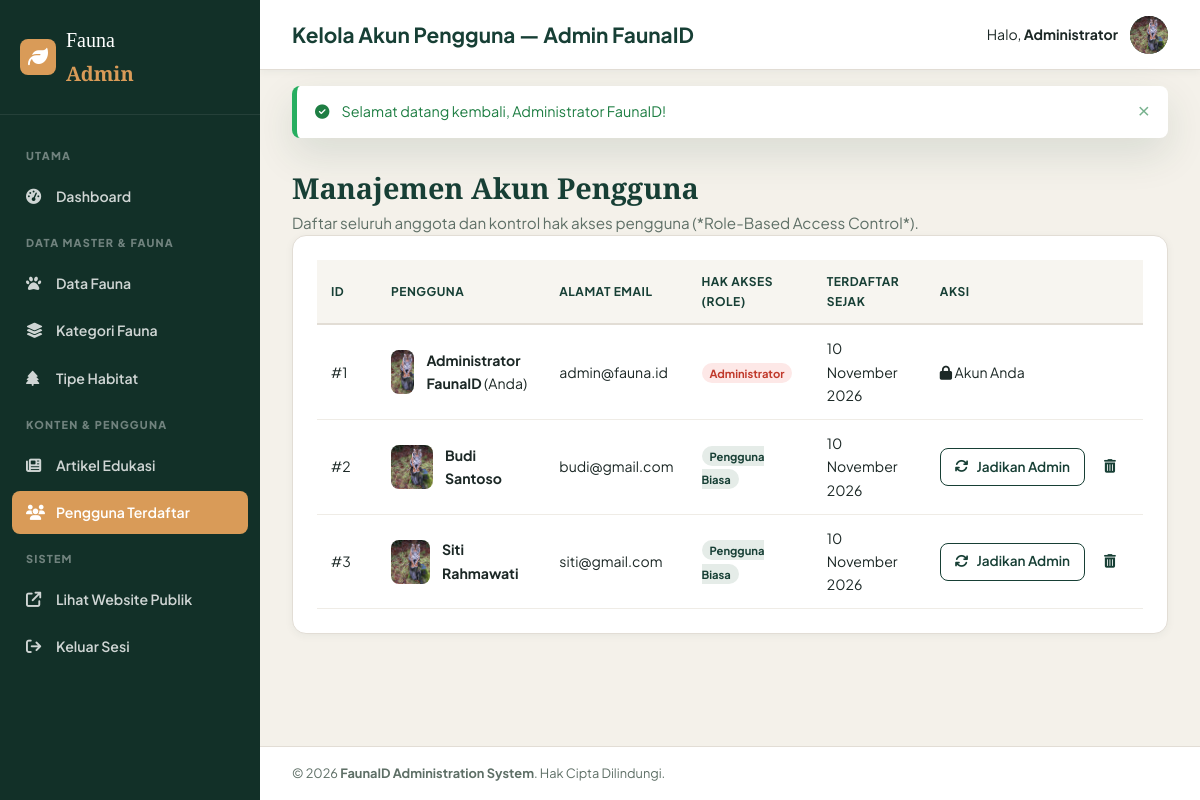
Page /admin/users (signed in) on the committed database.
### tables this page shows
CREATE TABLE `users` (
  `id` INT AUTO_INCREMENT PRIMARY KEY,
  `nama` VARCHAR(100) NOT NULL,
  `email` VARCHAR(100) NOT NULL UNIQUE,
  `password` VARCHAR(255) NOT NULL,
  `role` ENUM('admin', 'user') NOT NULL DEFAULT 'user',
  `foto_profil` VARCHAR(255) NULL,
  `created_at` TIMESTAMP DEFAULT CURRENT_TIMESTAMP,
  `updated_at` TIMESTAMP DEFAULT CURRENT_TIMESTAMP ON UPDATE CURRENT_TIMESTAMP
);

### app/core/Controller.php (called while the page is built, shortened)
<?php
class Controller {
    protected function view(string $view, array $data = []): void {
        extract($data);
        $viewPath = APP_PATH . '/views/' . str_replace('.', '/', $view) . '.php';
        require_once $viewPath;
    }
    protected function model(string $model): Model {
        $modelPath = APP_PATH . '/models/' . $model . '.php';
        return new $model();
    }
}

### app/controllers/AdminController.php (called while the page is built, shortened)
<?php
require_once APP_PATH . '/core/Controller.php';
class AdminController extends Controller {
    public function users(): void {
        $userModel = $this->model('UserModel');
        $data = [
            'title' => 'Kelola Akun Pengguna — Admin FaunaID',
            'users' => $userModel->getAll()
        ];
        $this->view('admin.users.index', $data);
    }
}

### public/index.php (called while the page is built, shortened)
<?php
require_once dirname(__DIR__) . '/app/config/Database.php';
require_once dirname(__DIR__) . '/app/core/Helper.php';
$app = new App();

### app/core/Helper.php (called while the page is built, shortened)
<?php
if (!function_exists('url')) {
    function url(string $path = ''): string {
        $path = ltrim($path, '/');
        return empty($path) ? BASE_URL : BASE_URL . '/' . $path;
    }
}
if (!function_exists('asset')) {
    function asset(string $path): string {
        return BASE_URL . '/assets/' . ltrim($path, '/');
    }
}
if (!function_exists('uploadUrl')) {
    function uploadUrl(?string $filename, string $fallback = 'fauna_1_tiger_sumatra_1.jpg'): string {
        $localPath = PUBLIC_PATH . DIRECTORY_SEPARATOR . 'uploads' . DIRECTORY_SEPARATOR . $filename;
        return $fallback;
    }
}
if (!function_exists('e')) {
    function e(?string $str): string {
        return htmlspecialchars((string)$str, ENT_QUOTES, 'UTF-8');
    }
}
if (!function_exists('getFlash')) {
    function getFlash(string $type): ?string {
        if (isset($_SESSION['flash'][$type])) {
            $msg = $_SESSION['flash'][$type];
            return $msg;
        }
        return null;
    }
}
if (!function_exists('hasFlash')) {
    function hasFlash(string $type): bool {
        return isset($_SESSION['flash'][$type]);
    }
}
if (!function_exists('auth')) {
    function auth(): ?array {
        return $_SESSION['user'] ?? null;
    }
}
if (!function_exists('formatDateIndo')) {
    function formatDateIndo(?string $datetime): string {
        $timestamp = strtotime($datetime);
        $bulan = [
            1 => 'Januari', 'Februari', 'Maret', 'April', 'Mei', 'Juni',
            'Juli', 'Agustus', 'September', 'Oktober', 'November', 'Desember'
        ];
        $tgl = date('j', $timestamp);
        $bln = $bulan[(int)date('n', $timestamp)];
        $thn = date('Y', $timestamp);
        return "{$tgl} {$bln} {$thn}";
    }
}

### app/core/Model.php (called while the page is built, shortened)
<?php
class Model {
    protected PDO $db;
    public function __construct() {
        $this->db = Database::getConnection();
    }
    protected function query(string $sql, array $params = []): PDOStatement {
        $stmt = $this->db->prepare($sql);
        $stmt->execute($params);
        return $stmt;
    }
    protected function fetchAll(string $sql, array $params = []): array {
        return $this->query($sql, $params)->fetchAll();
    }
}

### app/config/Database.php (called while the page is built, shortened)
<?php
class Database {
    private static ?PDO $instance = null;
    public static function getConnection(): PDO {
        $host = DB_HOST;
        $port = DB_PORT;
        $db   = DB_NAME;
        $user = DB_USER;
        $pass = DB_PASS;
        try {
            $dsn = "mysql:host={$host};port={$port};charset=utf8mb4";
            $options = [
                PDO::ATTR_ERRMODE => PDO::ERRMODE_EXCEPTION,
                PDO::ATTR_DEFAULT_FETCH_MODE => PDO::FETCH_ASSOC,
                PDO::ATTR_EMULATE_PREPARES => false,
                PDO::ATTR_TIMEOUT => 2
            ];
            $pdo = new PDO($dsn, $user, $pass, $options);
            $stmt = $pdo->query("SHOW DATABASES LIKE '{$db}'");
            $exists = $stmt->fetch();
            if (!$exists) {
                $pdo->exec("CREATE DATABASE IF NOT EXISTS `{$db}` CHARACTER SET utf8mb4 COLLATE utf8mb4_unicode_ci");
                $pdo->exec("USE `{$db}`");
                $schemaFile = ROOT_PATH . '/database/schema.sql';
                if (file_exists($schemaFile)) {
                    $sql = file_get_contents($schemaFile);
                    $pdo->exec($sql);
                }
            } else {
                $pdo->exec("USE `{$db}`");
            }
            self::$instance = $pdo;
            return self::$instance;
        } catch (PDOException $e) {
            $sqliteDir = ROOT_PATH . DIRECTORY_SEPARATOR . 'database';
            if (!is_dir($sqliteDir)) {
                mkdir($sqliteDir, 0777, true);
            }
            $sqlitePath = $sqliteDir . DIRECTORY_SEPARATOR . 'fauna_id.sqlite';
            $isNew = !file_exists($sqlitePath) || filesize($sqlitePath) === 0;
            try {
                $pdo = new PDO("sqlite:" . $sqlitePath, null, null, [
                    PDO::ATTR_ERRMODE => PDO::ERRMODE_EXCEPTION,
                    PDO::ATTR_DEFAULT_FETCH_MODE => PDO::FETCH_ASSOC
                ]);
                $pdo->exec("PRAGMA foreign_keys = ON;");
                self::$instance = $pdo;
                self::$driver = 'sqlite';
                if ($isNew) {
                    self::initSqliteDatabase($pdo);
                }
                return self::$instance;
            } catch (Exception $sqle) {
                die("Gagal menghubungkan ke Database: " . $sqle->getMessage());
            }
        }
    }
}

### app/models/UserModel.php (called while the page is built, shortened)
<?php
require_once APP_PATH . '/core/Model.php';
class UserModel extends Model {
    public function getAll(): array {
        return $this->fetchAll("SELECT id, nama, email, role, foto_profil, created_at FROM users ORDER BY created_at DESC");
    }
}

### app/views/admin/users/index.php (the view)
<?php require_once APP_PATH . '/views/layouts/admin_header.php'; ?>
<div class="admin-page-header">
    <div>
        <h1 class="admin-page-title">Manajemen Akun Pengguna</h1>
        <p class="admin-page-subtitle">Daftar seluruh anggota dan kontrol hak akses pengguna (*Role-Based Access Control*).</p>
    </div>
</div>
<div class="admin-panel-card mt-4">
    <div class="table-responsive">
        <table class="admin-table">
            <thead>
                <tr>
                    <th width="60">ID</th>
                    <th>Pengguna</th>
                    <th>Alamat Email</th>
                    <th class="text-center">Hak Akses (Role)</th>
                    <th>Terdaftar Sejak</th>
                    <th width="160" class="text-center">Aksi</th>
                </tr>
            </thead>
            <tbody>
                <?php foreach ($users as $u): ?>
                    <tr>
                        <td>#<?= $u['id'] ?></td>
                        <td>
                            <div class="table-item-flex">
                                <div class="table-avatar-mini">
                                    <?php if (!empty($u['foto_profil'])): ?>
                                        <img src="<?= uploadUrl($u['foto_profil']) ?>" alt="" class="table-thumb">
                                    <?php else: ?>
                                        <span class="avatar-initial-table"><?= strtoupper(substr($u['nama'], 0, 1)) ?></span>
                                    <?php endif; ?>
                                </div>
                                <div>
                                    <strong><?= e($u['nama']) ?></strong>
                                    <?php if ((int)$u['id'] === (int)auth()['id']): ?>
                                        <span class="badge badge-secondary ml-1">(Anda)</span>
                                    <?php endif; ?>
                                </div>
                            </div>
                        </td>
                        <td><?= e($u['email']) ?></td>
                        <td class="text-center">
                            <span class="badge-role <?= ($u['role'] === 'admin') ? 'badge-role-admin' : '' ?>">
                                <?= ($u['role'] === 'admin') ? 'Administrator' : 'Pengguna Biasa' ?>
                            </span>
                        </td>
                        <td><?= formatDateIndo($u['created_at']) ?></td>
                        <td class="text-center">
                            <?php if ((int)$u['id'] !== (int)auth()['id']): ?>
                                <div class="action-btn-group">
                                    <a href="<?= url('admin/userChangeRole/' . $u['id']) ?>" class="btn btn-sm btn-outline-primary" title="Ubah Hak Akses" onclick="return confirm('Ubah role pengguna <?= e($u['nama']) ?>?');">
                                        <i class="fa-solid fa-arrows-rotate"></i> <?= ($u['role'] === 'admin') ? 'Jadikan User' : 'Jadikan Admin' ?>
                                    </a>
                                    <a href="<?= url('admin/userDelete/' . $u['id']) ?>" class="btn btn-icon btn-sm btn-outline-danger" title="Hapus Akun" onclick="return confirm('Apakah Anda yakin ingin menghapus akun <?= e($u['nama']) ?>?');">
                                        <i class="fa-solid fa-trash-can"></i>
                                    </a>
                                </div>
                            <?php else: ?>
                                <span class="text-muted"><i class="fa-solid fa-lock"></i> Akun Anda</span>
                            <?php endif; ?>
                        </td>
                    </tr>
                <?php endforeach; ?>
            </tbody>
        </table>
    </div>
</div>
<?php require_once APP_PATH . '/views/layouts/admin_footer.php'; ?>

### app/views/layouts/admin_header.php (shortened to what this page needs)
<!DOCTYPE html>
<html lang="id">
<head>
    <link rel="stylesheet" href="https://cdnjs.cloudflare.com/ajax/libs/font-awesome/6.5.1/css/all.min.css">
    <link rel="stylesheet" href="<?= asset('css/style.css') ?>">
    <link rel="stylesheet" href="<?= asset('css/admin.css') ?>">
</head>
<body class="admin-body">
<div class="admin-layout">
    <aside class="admin-sidebar" id="adminSidebar">
        <div class="admin-sidebar-header">
            <a href="<?= url('admin') ?>" class="admin-brand">
                <span class="brand-icon"><i class="fa-solid fa-leaf"></i></span>
                <span class="brand-text">Fauna<strong>Admin</strong></span>
            </a>
        </div>
        <nav class="admin-nav">
            <div class="nav-section-label">UTAMA</div>
            <a href="<?= url('admin') ?>" class="admin-nav-item <?= empty($_GET['url']) || $_GET['url'] === 'admin' ? 'active' : '' ?>">
                <i class="fa-solid fa-gauge-high"></i> Dashboard
            </a>
            <div class="nav-section-label">DATA MASTER & FAUNA</div>
            <a href="<?= url('admin/fauna') ?>" class="admin-nav-item <?= str_starts_with($_GET['url'] ?? '', 'admin/fauna') ? 'active' : '' ?>">
                <i class="fa-solid fa-paw"></i> Data Fauna
            </a>
            <a href="<?= url('admin/categories') ?>" class="admin-nav-item <?= str_starts_with($_GET['url'] ?? '', 'admin/categories') ? 'active' : '' ?>">
                <i class="fa-solid fa-layer-group"></i> Kategori Fauna
            </a>
            <a href="<?= url('admin/habitats') ?>" class="admin-nav-item <?= str_starts_with($_GET['url'] ?? '', 'admin/habitats') ? 'active' : '' ?>">
                <i class="fa-solid fa-tree"></i> Tipe Habitat
            </a>
            <div class="nav-section-label">KONTEN & PENGGUNA</div>
            <a href="<?= url('admin/articles') ?>" class="admin-nav-item <?= str_starts_with($_GET['url'] ?? '', 'admin/articles') ? 'active' : '' ?>">
                <i class="fa-solid fa-newspaper"></i> Artikel Edukasi
            </a>
            <a href="<?= url('admin/users') ?>" class="admin-nav-item <?= str_starts_with($_GET['url'] ?? '', 'admin/users') ? 'active' : '' ?>">
                <i class="fa-solid fa-users"></i> Pengguna Terdaftar
            </a>
            <div class="nav-section-label">SISTEM</div>
            <a href="<?= url('') ?>" target="_blank" class="admin-nav-item">
                <i class="fa-solid fa-arrow-up-right-from-square"></i> Lihat Website Publik
            </a>
            <a href="<?= url('auth/logout') ?>" class="admin-nav-item text-danger">
                <i class="fa-solid fa-arrow-right-from-bracket"></i> Keluar Sesi
            </a>
        </nav>
    </aside>
    <div class="admin-main">
        <header class="admin-topbar">
            <div class="topbar-left">
                <h2 class="topbar-title"><?= isset($title) ? e($title) : 'Dashboard Administrator' ?></h2>
            </div>
            <div class="topbar-right">
                <div class="admin-user-info">
                    <span class="user-greeting">Halo, <strong><?= e(explode(' ', auth()['nama'])[0]) ?></strong></span>
                    <div class="admin-avatar">
                        <?php if (!empty(auth()['foto_profil'])): ?>
                            <img src="<?= uploadUrl(auth()['foto_profil']) ?>" alt="<?= e(auth()['nama']) ?>">
                        <?php else: ?>
                            <span>A</span>
                        <?php endif; ?>
                    </div>
                </div>
            </div>
        </header>
        <div class="admin-flash-wrapper">
            <?php if (hasFlash('success')): ?>
                <div class="alert alert-success alert-dismissible">
                    <i class="fa-solid fa-circle-check"></i>
                    <span><?= e(getFlash('success')) ?></span>
                    <button class="alert-close" onclick="this.parentElement.remove()">&times;</button>
                </div>
            <?php endif; ?>
        </div>
        <div class="admin-content-area">

### rows in the picture
users: nama "Administrator", id "1", nama "Administrator FaunaID", shows "(Anda)", email "admin@fauna.id", role "Administrator", created_at "10 November 2026", shows "Akun Anda"
users: id "2", nama "Budi Santoso", email "budi@gmail.com", role "Pengguna Biasa", created_at "10 November 2026"
users: id "3", nama "Siti Rahmawati", email "siti@gmail.com", role "Pengguna Biasa", created_at "10 November 2026"

### other values in the picture
$title "Kelola Akun Pengguna — Admin FaunaID"
getFlash('success') "Selamat datang kembali, Administrator FaunaID!"
